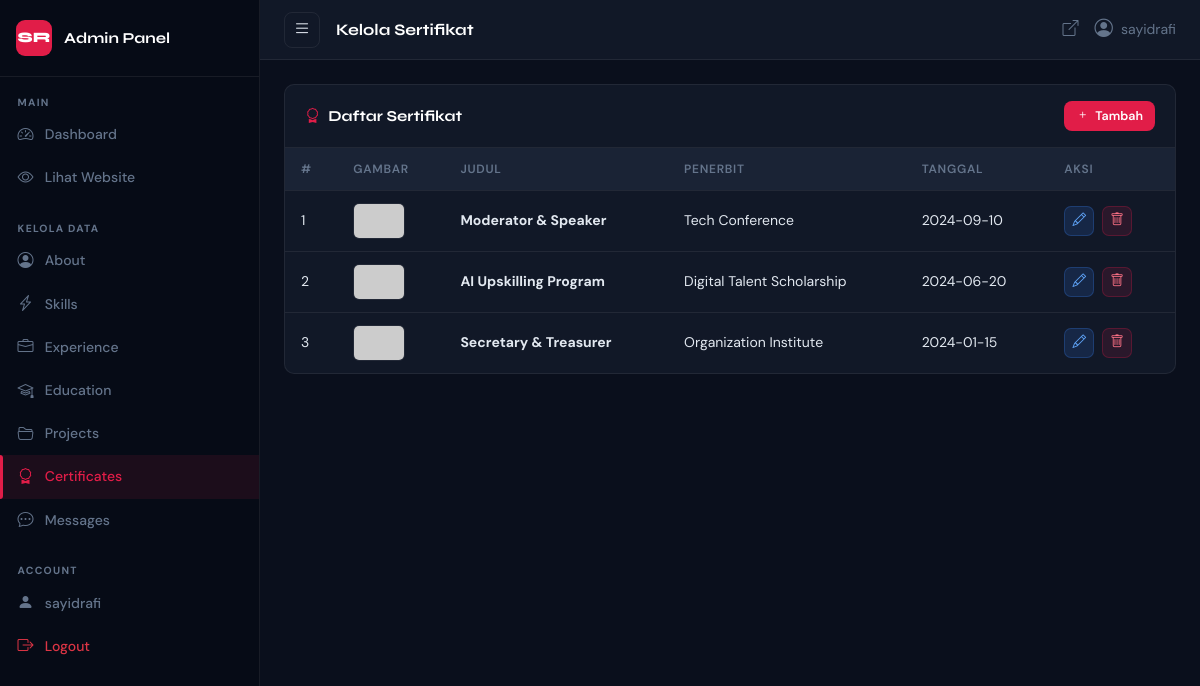
Screenshot of /admin/certificates.php (signed in) with the database file from the repository.
### tables this page shows
CREATE TABLE IF NOT EXISTS certificates (
  id          INT AUTO_INCREMENT PRIMARY KEY,
  title       VARCHAR(200) NOT NULL,
  issuer      VARCHAR(150),
  description TEXT,
  image       VARCHAR(255),
  issued_date DATE,
  cert_url    VARCHAR(255),
  created_at  DATETIME DEFAULT CURRENT_TIMESTAMP
);

### app/models/Models.php (called while the page is built, shortened)
<?php
class CertificateModel {
    private PDO $pdo;
    public function __construct(PDO $pdo) { $this->pdo = $pdo; }
    public function getAll(): array {
        return $this->pdo->query("SELECT * FROM certificates ORDER BY issued_date DESC")->fetchAll();
    }
}

### admin/certificates.php (the view, shortened to what this page needs)
<?php
require_once '../config/koneksi.php';
require_once '../app/models/Models.php';
$model  = new CertificateModel($pdo);
$action = $_GET['action'] ?? 'list';
$id     = (int)($_GET['id'] ?? 0);
$item  = ($action === 'edit' && $id) ? $model->getById($id) : null;
$items = $model->getAll();
?>
<!DOCTYPE html>
<html lang="id">
<head>
  <link href="https://cdn.jsdelivr.net/npm/bootstrap@5.3.2/dist/css/bootstrap.min.css" rel="stylesheet">
  <link rel="stylesheet" href="https://cdn.jsdelivr.net/npm/bootstrap-icons@1.11.3/font/bootstrap-icons.min.css">
  <link rel="stylesheet" href="../assets/css/admin.css">
</head>
<body class="admin-body">
<?php include 'partials/sidebar.php'; ?>
<div class="admin-main" id="adminMain">
<?php $pageTitle = 'Kelola Sertifikat'; include 'partials/topbar.php'; ?>
<div class="admin-content">
<?php if ($action === 'tambah' || $action === 'edit'): ?>
<div class="admin-card">
  <div class="admin-card-header">
    <h5><?= $action==='edit'?'<i class="bi bi-pencil"></i> Edit Sertifikat':'<i class="bi bi-plus-circle"></i> Tambah Sertifikat' ?></h5>
    <a href="certificates.php" class="btn-link-card">← Kembali</a>
  </div>
  <div class="admin-card-body">
    <form method="POST" action="certificates.php" enctype="multipart/form-data">
      <?php if ($item): ?><input type="hidden" name="id" value="<?= $item['id'] ?>"><?php endif; ?>
      <div class="row g-3">
        <div class="col-md-8">
          <label class="form-label-admin">Judul Sertifikat *</label>
          <input type="text" name="title" class="form-control-admin" required value="<?= htmlspecialchars($item['title']??'') ?>">
        </div>
        <div class="col-md-4">
          <label class="form-label-admin">Penerbit</label>
          <input type="text" name="issuer" class="form-control-admin" value="<?= htmlspecialchars($item['issuer']??'') ?>">
        </div>
        <div class="col-12">
          <label class="form-label-admin">Deskripsi</label>
          <textarea name="description" class="form-control-admin" rows="3"><?= htmlspecialchars($item['description']??'') ?></textarea>
        </div>
        <div class="col-md-4">
          <label class="form-label-admin">Tanggal Terbit</label>
          <input type="date" name="issued_date" class="form-control-admin" value="<?= htmlspecialchars($item['issued_date']??'') ?>">
        </div>
        <div class="col-md-4">
          <label class="form-label-admin">URL Sertifikat</label>
          <input type="url" name="cert_url" class="form-control-admin" value="<?= htmlspecialchars($item['cert_url']??'') ?>">
        </div>
        <div class="col-md-4">
          <label class="form-label-admin">Gambar Sertifikat</label>
          <input type="file" name="image" class="form-control-admin" accept="image/*">
          <?php if (!empty($item['image'])): ?>
          <small class="text-muted">Saat ini: <?= htmlspecialchars($item['image']) ?></small>
          <?php endif; ?>
        </div>
      </div>
      <div class="form-actions mt-4">
        <button type="submit" class="btn btn-admin-primary"><i class="bi bi-save"></i> Simpan</button>
        <a href="certificates.php" class="btn btn-admin-cancel">Batal</a>
      </div>
    </form>
  </div>
</div>
<?php else: ?>
<div class="admin-card">
  <div class="admin-card-header">
    <h5><i class="bi bi-award"></i> Daftar Sertifikat</h5>
    <a href="certificates.php?action=tambah" class="btn btn-admin-primary btn-sm"><i class="bi bi-plus"></i> Tambah</a>
  </div>
  <div class="admin-card-body p-0">
    <div class="table-responsive">
      <table class="admin-table">
        <thead><tr><th>#</th><th>Gambar</th><th>Judul</th><th>Penerbit</th><th>Tanggal</th><th>Aksi</th></tr></thead>
        <tbody>
          <?php foreach ($items as $i => $c): ?>
          <tr>
            <td><?= $i+1 ?></td>
            <td><img src="../<?= htmlspecialchars($c['image']??'') ?>" class="table-thumb" onerror="this.src='https://placehold.co/60x40/0f172a/fff?text=C'" alt=""></td>
            <td class="fw-bold"><?= htmlspecialchars($c['title']) ?></td>
            <td><?= htmlspecialchars($c['issuer']??'-') ?></td>
            <td><?= htmlspecialchars($c['issued_date']??'-') ?></td>
            <td>
              <a href="certificates.php?action=edit&id=<?= $c['id'] ?>" class="btn-action edit"><i class="bi bi-pencil"></i></a>
              <a href="../aksi_hapus.php?tabel=certificates&id=<?= $c['id'] ?>&redirect=admin/certificates.php" class="btn-action delete" onclick="return confirm('Hapus?')"><i class="bi bi-trash"></i></a>
            </td>
          </tr>
          <?php endforeach; ?>
        </tbody>
      </table>
    </div>
  </div>
</div>
<?php endif; ?>
</div>
</div>
</body>
</html>

### assets/css/admin.css (style rules this page uses)
:root { --adm-bg: #0a0f1c; --adm-sidebar: #060b16; --adm-surface: #111827; --adm-surface2: #1a2335; --adm-border: rgba(255,255,255,.07); --adm-accent: #e11d48; --adm-accent2: #fb7185; --adm-gold: #fbbf24; --adm-success: #22c55e; --adm-text: #e2e8f0; --adm-muted: #64748b; --adm-white: #ffffff; --sidebar-w: 260px; --topbar-h: 60px; --radius: 10px; --transition: .25s ease; --font-display: 'Syne', sans-serif; --font-body: 'DM Sans', sans-serif; }
*, *::before, *::after { box-sizing: border-box; margin: 0; padding: 0; }
body, .admin-body { font-family: var(--font-body); background: var(--adm-bg); color: var(--adm-text); overflow-x: hidden; }
.admin-main { margin-left: var(--sidebar-w); min-height: 100vh; transition: margin-left var(--transition); display: flex; flex-direction: column; }
.admin-content { padding: 1.5rem; flex: 1; }
.admin-card { background: var(--adm-surface); border: 1px solid var(--adm-border); border-radius: var(--radius); overflow: hidden; }
.admin-card-header { display: flex; align-items: center; justify-content: space-between; padding: 1rem 1.25rem; border-bottom: 1px solid var(--adm-border); }
.admin-card-header h5 { font-family: var(--font-display); font-weight: 700; font-size: .95rem; color: var(--adm-white); margin: 0; display: flex; align-items: center; gap: .5rem; }
.admin-card-header h5 i { color: var(--adm-accent); }
.admin-card-body { padding: 1.25rem; }
.admin-table { width: 100%; border-collapse: collapse; font-size: .875rem; }
.admin-table thead th { background: var(--adm-surface2); color: var(--adm-muted); font-weight: 600; font-size: .75rem; letter-spacing: .06em; text-transform: uppercase; padding: .75rem 1rem; border-bottom: 1px solid var(--adm-border); white-space: nowrap; }
.admin-table tbody td { padding: .75rem 1rem; border-bottom: 1px solid var(--adm-border); color: var(--adm-text); vertical-align: middle; }
.admin-table tbody tr:last-child td { border-bottom: none; }
.table-thumb { width: 52px; height: 36px; object-fit: cover; border-radius: 6px; border: 1px solid var(--adm-border); }
.btn-action { display: inline-flex; align-items: center; justify-content: center; width: 30px; height: 30px; border-radius: 7px; font-size: .85rem; text-decoration: none; transition: var(--transition); margin-right: .25rem; }
.btn-action.edit { background: rgba(59,130,246,.15); color: #60a5fa; border: 1px solid rgba(59,130,246,.25); }
.btn-action.delete { background: rgba(225,29,72,.12); color: var(--adm-accent2); border: 1px solid rgba(225,29,72,.25); }
.btn-admin-primary { background: var(--adm-accent); color: #fff; border: none; padding: .5rem 1rem; border-radius: 8px; font-size: .85rem; font-weight: 600; cursor: pointer; text-decoration: none; display: inline-flex; align-items: center; gap: .4rem; transition: var(--transition); }
.btn-admin-primary.btn-sm { padding: .35rem .75rem; font-size: .78rem; }

### rows the page displays
certificates: title "Moderator & Speaker", issuer "Tech Conference", issued_date "2024-09-10"
certificates: title "AI Upskilling Program", issuer "Digital Talent Scholarship", issued_date "2024-06-20"
certificates: title "Secretary & Treasurer", issuer "Organization Institute", issued_date "2024-01-15"

### other values shown
$_SESSION['username'] "sayidrafi"
$pageTitle "Kelola Sertifikat"
